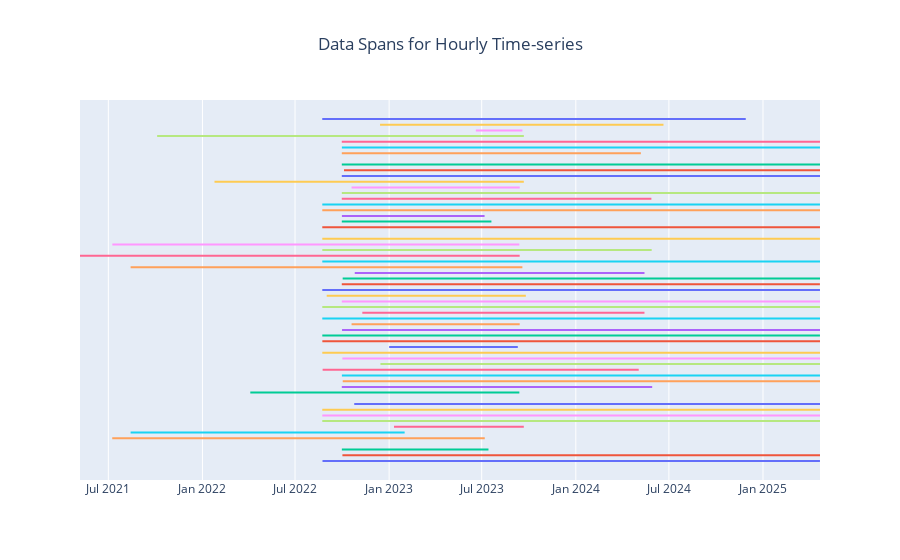

The cell this chart's notebook holds for it:
### Markdown cell above
## Time span for each sensor

### Code cell
import plotly.graph_objs as go

df_min_max_dates = df_hourly.group_by(["id"]).agg(
    [pl.col("datetime").min().alias("min_date"),
     pl.col("datetime").max().alias("max_date"),
     pl.len().alias("days")
     ]
)

fig = go.Figure()
for (start, end, value, days) in zip(df_min_max_dates["min_date"], df_min_max_dates["max_date"],
                                     df_min_max_dates["id"], df_min_max_dates["days"]):
    # name = f"{start} to {end}"
    name = days
    fig.add_trace(go.Scatter(x=[start, end], y=[value, value],
                             mode='lines', name=name))

fig.update_layout(
    title = "Data Spans for Hourly Time-series",
    title_x = 0.5
)
fig.update_yaxes(visible=False, showticklabels=False)
fig.update_layout(showlegend=False, template="plotly")

fig.show()
# fig.write_html("../reports/figures/gaszähler_start_end_datum.html")
fig.write_image("../reports/figures/hourly_time_span.png")
